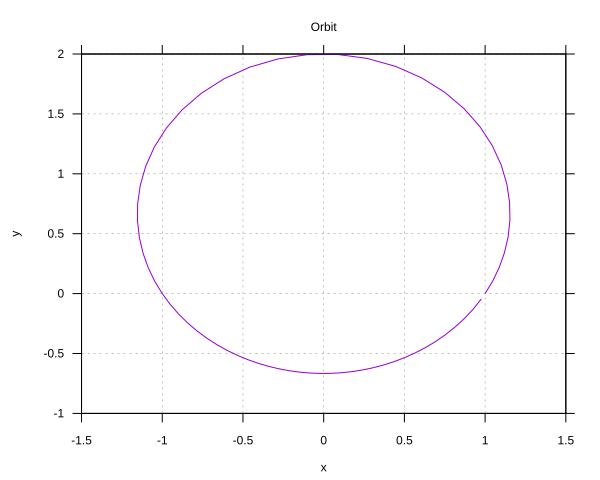

Recreate this plot in gnuplot.
set terminal svg background "white"
set output "orbit.svg"
set key left 
set xlabel "x" 
set ylabel "y"
set tics out 
set grid 
set title "Orbit" 
plot "orbit.txt" using (1/$2)*cos($1):(1/$2)*sin($1) with lines notitle